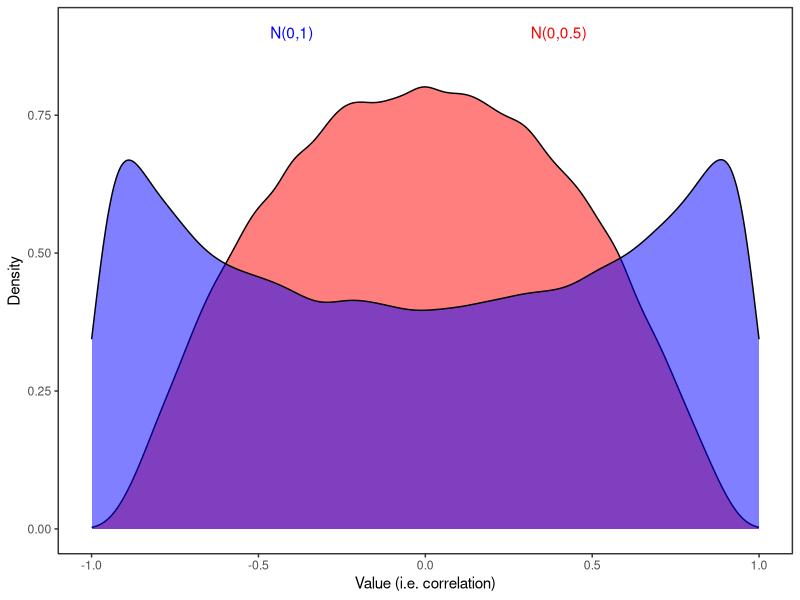

The R source for this figure:
###################################
#### clean working environment ####
###################################

rm(list = ls())

#######################
#### load packages ####
#######################

library(ggplot2)

###########################################################################
#### Compare prior distributions with hyperbolic tangent link function ####
###########################################################################

# "narrower" prior distributon, based on a Normal(0,0.5) 
narrow <- tanh(rnorm(100000, 0, 0.5))
# "wider" prior distributon, based on a Normal(0,1)
wide <- tanh(rnorm(100000, 0, 1))

data_plot <- as.data.frame(cbind(narrow, wide))

# Plot the density of both distribution on the "correlation" scale ([-1,1])

ggplot(data_plot, aes(x=narrow)) +
  geom_density(fill="red", alpha=0.5)+
  geom_density(aes(x=wide), fill="blue", alpha=0.5)+
  xlab("Value (i.e. correlation)")+
  ylab("Density")+
  coord_cartesian(clip = 'off')+
  theme_bw() +
  theme(panel.grid.major = element_blank(),panel.grid.minor = element_blank())+
  annotate("text", x = 0.4, y = 0.9, label = "N(0,0.5)", color="red")+
  annotate("text", x = -0.4, y = 0.9, label = "N(0,1)", color="blue")




